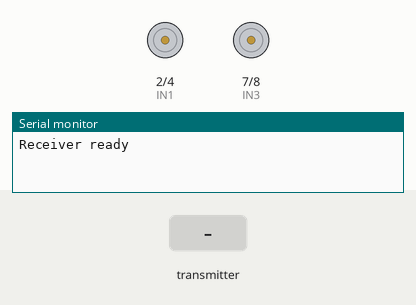
Bench run of a sketch on a simulated Arduino Uno, built with avr-gcc and run on an emulated ATmega328P. Shown: motor-driver pin pairs drawn as motors (green arrow = first pin HIGH = forward, orange = second pin HIGH = backward, longer = more drive, scaled by the enable pin), the last lines printed to the serial monitor. Inputs (shaded band) come from the test bench. No radio packets arrive unless stated.

Above: at 1.2 s.
1.3 s: the transmitter starts sending x = 0
At 1.9 s:
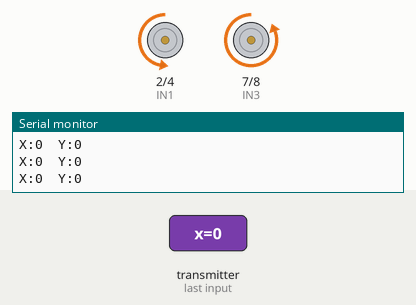
2.8 s: the transmitter starts sending y = 256
At 4.0 s:
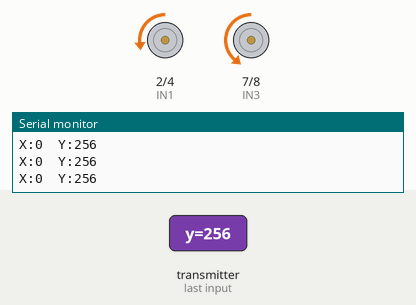
4.3 s: the transmitter starts sending x = 512
At 5.3 s:
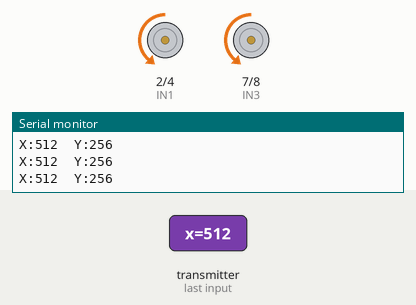
5.8 s: the transmitter starts sending y = 0
At 6.5 s:
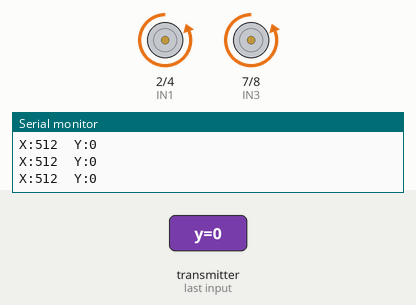
7.3 s: the transmitter starts sending x = 256
At 7.6 s:
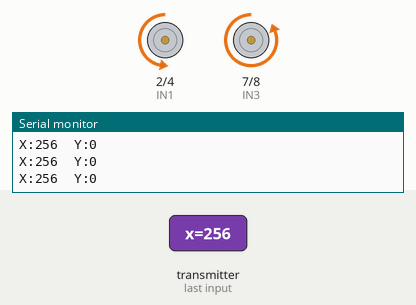
8.8 s: the transmitter starts sending y = 512
At 10.0 s:
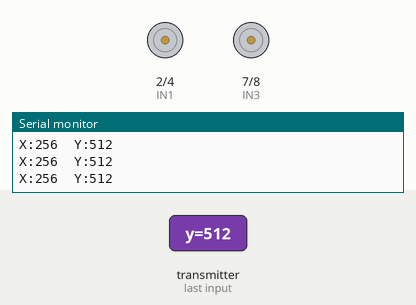
Timing chart, 0 to 11.3 s (numbered marks = the images above; inputs shaded):
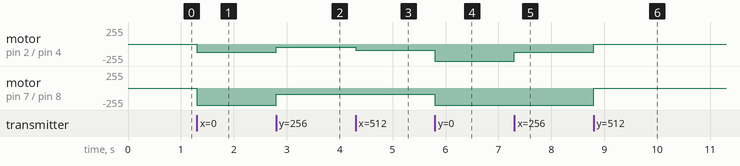

The sketch:

reciver.ino
```cpp
#include <SPI.h>
#include <nRF24L01.h>
#include <RF24.h>

RF24 radio(9, 10); // CE, CSN
const byte address[6] = "00001";

struct JoystickData {
  int x;
  int y;
};

JoystickData data;

// Motor pins
const int ENA = 5;  // PWM (left motor speed)
const int IN1 = 2;
const int IN2 = 4;
const int IN3 = 7;
const int IN4 = 8;
const int ENB = 6;  // PWM (right motor speed)

void setup() {
  Serial.begin(9600);
  radio.begin();
  radio.openReadingPipe(0, address);
  radio.setPALevel(RF24_PA_LOW);
  radio.startListening();

  pinMode(ENA, OUTPUT);
  pinMode(ENB, OUTPUT);
  pinMode(IN1, OUTPUT);
  pinMode(IN2, OUTPUT);
  pinMode(IN3, OUTPUT);
  pinMode(IN4, OUTPUT);

  Serial.println("Receiver ready");
}

void loop() {
  if (radio.available()) {
    radio.read(&data, sizeof(data));

    int xValue = data.x;
    int yValue = data.y;

    Serial.print("X:");
    Serial.print(xValue);
    Serial.print("  Y:");
    Serial.println(yValue);

    int xCentered = xValue - 512;
    int yCentered = yValue - 512;

    int deadzone = 100; // small neutral range

    int leftSpeed = 0, rightSpeed = 0;

    if (abs(yCentered) < deadzone && abs(xCentered) < deadzone) {
      stopMotors();
      return;
    }

    if (yCentered > deadzone) {        // Forward
      leftSpeed  = map(yCentered, deadzone, 512, 0, 255);
      rightSpeed = map(yCentered, deadzone, 512, 0, 255);
      forward();
    }
    else if (yCentered < -deadzone) {  // Backward
      leftSpeed  = map(yCentered, -deadzone, -512, 0, 255);
      rightSpeed = map(yCentered, -deadzone, -512, 0, 255);
      backward();
    }

    // Turning adjustment (X-axis)
    if (xCentered > deadzone) {        // Right turn
      rightSpeed = rightSpeed / 2;     // slow right motor
    }
    else if (xCentered < -deadzone) {  // Left turn
      leftSpeed = leftSpeed / 2;       // slow left motor
    }

    analogWrite(ENA, constrain(leftSpeed, 0, 255));
    analogWrite(ENB, constrain(rightSpeed, 0, 255));
  }
}

void forward() {
  digitalWrite(IN1, HIGH);
  digitalWrite(IN2, LOW);
  digitalWrite(IN3, HIGH);
  digitalWrite(IN4, LOW);
}

void backward() {
  digitalWrite(IN1, LOW);
  digitalWrite(IN2, HIGH);
  digitalWrite(IN3, LOW);
  digitalWrite(IN4, HIGH);
}

void stopMotors() {
  digitalWrite(IN1, LOW);
  digitalWrite(IN2, LOW);
  digitalWrite(IN3, LOW);
  digitalWrite(IN4, LOW);
  analogWrite(ENA, 0);
  analogWrite(ENB, 0);
}
```

Measured:
- after the input at 1.3 s, motor on pin 2 (IN1) / pin 4 (IN2): stopped → backward 127/255 at once; motor on pin 7 (IN3) / pin 8 (IN4): stopped → backward 255/255 at once
- after the input at 2.8 s, motor on pin 2 (IN1) / pin 4 (IN2): backward 127/255 → backward 48/255 at once; motor on pin 7 (IN3) / pin 8 (IN4): backward 255/255 → backward 96/255 at once
- after the input at 4.3 s, motor on pin 2 (IN1) / pin 4 (IN2): backward 48/255 → backward 96/255 at once
- after the input at 5.8 s, motor on pin 2 (IN1) / pin 4 (IN2), motor on pin 7 (IN3) / pin 8 (IN4): backward 96/255 → backward 255/255 at once
- after the input at 7.3 s, motor on pin 2 (IN1) / pin 4 (IN2): backward 255/255 → backward 127/255 at once
- after the input at 8.8 s, motor on pin 2 (IN1) / pin 4 (IN2): backward 127/255 → stopped at once; motor on pin 7 (IN3) / pin 8 (IN4): backward 255/255 → stopped at once
